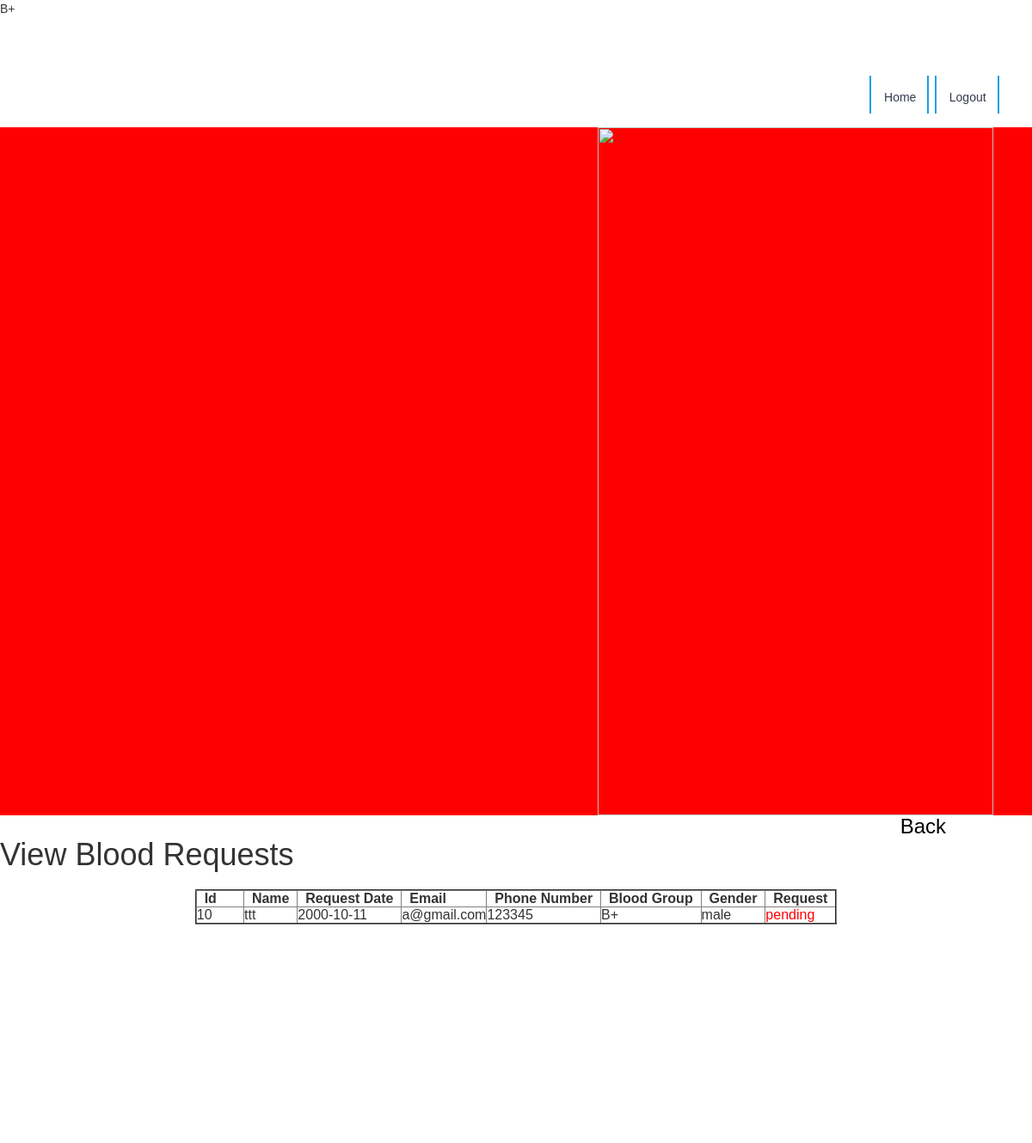
/donorviewrequest.php (signed in), run on the app's committed database.
### tables this page shows
CREATE TABLE `request` (
  `bid` int(11) NOT NULL,
  `name` varchar(25) NOT NULL,
  `rdate` date NOT NULL,
  `email` varchar(25) NOT NULL,
  `phoneno` varchar(11) NOT NULL,
  `bgroup` varchar(25) NOT NULL,
  `gender` varchar(25) NOT NULL,
  `request` varchar(25) NOT NULL DEFAULT 'pending'
);

### donorviewrequest.php (the view, shortened to what this page needs)
<?php
 $group1= $_SESSION['group'];
  ?>
<!DOCTYPE html>
<html>
<head>
<link href="css2/bootstrap.css" type="text/css" rel="stylesheet" media="all">
<link href="css4/style.css" type="text/css" rel="stylesheet" media="all">
<link href="css2/style.css" type="text/css" rel="stylesheet" media="all">
<link rel="stylesheet" type="text/css" href="css/component.css" />
    <link href='//fonts2.googleapis.com/css?family=Pacifico' rel='stylesheet' type='text/css'>
<link href='//fonts2.googleapis.com/css?family=Poppins:400,500,600' rel='stylesheet' type='text/css'>
</head>
<body>
        <div class="header-top w3l">
          <div class="container">
            <div class="main-nav">
                <div class="top-menu"><br><br>
                             <ul class="nav navbar-nav cl-effect-14">
                                <li class="active"><a href="donor.html">Home</a></li>
                                <li><a href="index.php">Logout</a></li>
                            </ul>
                </div>
             </div>
        <div class="clearfix"></div>
    </div>
    </div>
    <div class="about" id="about">
           <div class="container">
                    <div class="col-md-7 ab-right">
                    </div>
                    <div class="col-md-5 ab-left">
                             <img src="images/g5.jpg"/>
                        </div>
            <div class="clearfix"> </div>
        </div>
    </div>
        <a href="#home" id="toTop" class="scroll" style="display: block;"> <span id="toTopHover" style="opacity: 1;"> </span></a>
<div id="back" align="right">
    <a href="adminhome.html"><H3><font color="black">Back</font></H3></a>
</div>
<h1><marquee direction="left">View Blood Requests</marquee></h1><br>
<form method="post" id="view" >
    <table  border="2" align="center">
        <tr>
            <th>&nbsp;&nbsp;Id &nbsp;&nbsp;&nbsp;&nbsp;&nbsp;&nbsp;</th>
            <th>&nbsp;&nbsp;Name&nbsp;&nbsp;</th>
            <th>&nbsp;&nbsp;Request Date&nbsp;&nbsp;</th>
            <th>&nbsp;&nbsp;Email&nbsp;&nbsp;</th>
            <th>&nbsp;&nbsp;Phone Number&nbsp;&nbsp;</th>
            <th>&nbsp;&nbsp;Blood Group&nbsp;&nbsp;</th>
            <th>&nbsp;&nbsp;Gender&nbsp;&nbsp;</th>
            <th>&nbsp;&nbsp;Request&nbsp;&nbsp;</th>
        </tr>
        <?php
        require("connect.php");
        $result=mysqli_query($con,"select * from request where bgroup='$group1' and request='pending'");
        if(mysqli_num_rows($result) >0)
        {
            while($row1=mysqli_fetch_array($result)){
                ?>
                <tr>
                    <td><?php echo $row1[0];?></td>
                    <td><?php echo $row1[1];?></td>
                    <td><?php echo $row1[2];?></td>
                    <td><?php echo $row1[3];?></td>
                    <td><?php echo $row1[4];?></td>
                    <td><?php echo $row1[5];?></td>
                    <td><?php echo $row1[6];?></td>
                   <td><a href="donoracceptrequest.php?id= <?php echo $row1[0];?>"  ><font color="red"><?php echo $row1[7];?></font></a></td>
                </tr>
                <?php
			}
		}
        ?>
    </table>
</form>
</body>
</html>

### css4/style.css (style rules this page uses)
body { background: #448ed3 ; font-family: "Lato" ; }

### css2/style.css (style rules this page uses)
body { padding:0; margin:0; background:#FFF; font-family: 'Poppins', sans-serif; }
body a { transition:0.5s all; -webkit-transition:0.5s all; -moz-transition:0.5s all; -o-transition:0.5s all; -ms-transition:0.5s all; }
h1,h2,h3,h4,h5,h6 { margin:0; padding:0; }
ul { margin:0; padding:0; }
html * { -webkit-font-smoothing: antialiased; -moz-osx-font-smoothing: grayscale; }
ol, ul { list-style: none; }
.main-nav { margin-top: 1em; }
.header-top { padding: 1em 0; }
.cl-effect-14 a { padding: 0 20px; height: 46px; }
.cl-effect-14 a::before, .cl-effect-14 a::after { position: absolute; width: 44px; height: 2px; background:#1ca0de; content: ''; -webkit-transition: all 0.3s; -moz-transition: all 0.3s; transition: all 0.3s; pointer-events: none; }
.cl-effect-14 a::before { top: 0; left: 0; -webkit-transform: rotate(90deg); -moz-transform: rotate(90deg); transform: rotate(90deg); -webkit-transform-origin: 0 0; -moz-transform-origin: 0 0; transform-origin: 0 0; }
.cl-effect-14 a::after { right: 0; bottom: 0; -webkit-transform: rotate(90deg); -moz-transform: rotate(90deg); transform: rotate(90deg); -webkit-transform-origin: 100% 0; -moz-transform-origin: 100% 0; transform-origin: 100% 0; }
.navbar-nav { float: right; }
.navbar-nav > li { float: left; margin-right:0.6em; }
.nav > li > a { position: relative; display: block; padding: 15px 15px; color: #343a4e; }
.ab-left { padding-left: 0; }
.ab-right { text-align: left; padding: 15em 3em 0 3em; }
.ab-left img { width: 100%; }
#about { background: #FF0000; }
#toTop { display: none; text-decoration: none; position: fixed; bottom: 10px; right: 10px; overflow: hidden; width: 35px; height: 35px; border: none; text-indent: 100%; background: url(../images/move-top.png) no-repeat 0px 0px; }

### donorviewrequest.php (style rules this page uses)
#back { padding-right: 100px; }

### data on the page
request: bid "10", name "ttt", rdate "2000-10-11", email "a@gmail.com", phoneno "123345", bgroup "B+", gender "male", request "pending"
